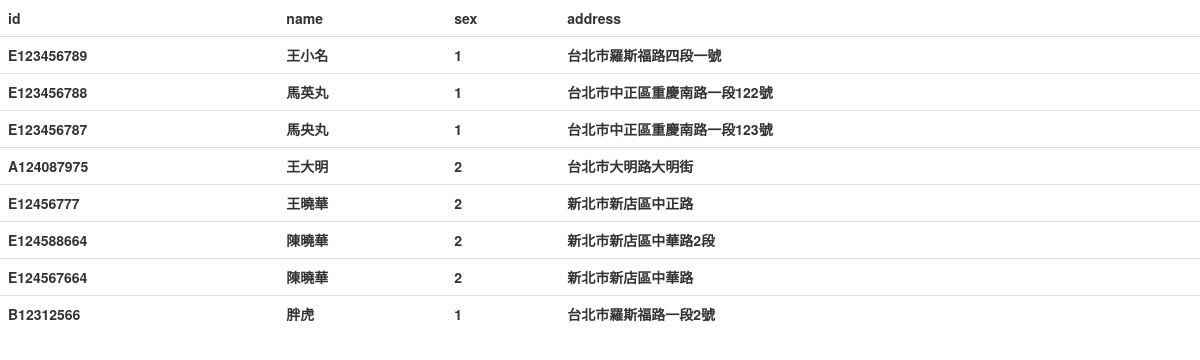
The app's page /web/table.php with its own data.
### tables this page shows
CREATE TABLE `profile` (
  `id` varchar(10) NOT NULL,
  `name` varchar(10) NOT NULL,
  `sex` int(1) NOT NULL,
  `address` varchar(50) NOT NULL,
  PRIMARY KEY  (`id`),
  KEY `name` (`name`,`sex`)
);

### web/table.php (the view, shortened to what this page needs)
<?php
	$link = mysql_connect('localhost',
	'root', 'root');
	$sql = "SELECT * FROM `users`.`profile`";
	$result = mysql_query($sql, $link);
?>
<!DOCTYPE html>
<html>
	<head>
		<link href="css/bootstrap.min.css" rel="stylesheet" media="screen">
	</head>
	<body>
		<table class='table table-hover'>
			<thead>
				<tr>
					<th>id</th>
					<th>name</th>
					<th>sex</th>
					<th>address</th>
				</tr>
			</thead>
			<tbody>
<?php
	while($row = mysql_fetch_array($result, MYSQL_ASSOC)) {
		echo '<tr>';
		echo '<th>'.$row['id'].'</th>';
		echo '<th>'.$row['name'].'</th>';
		echo '<th>'.$row['sex'].'</th>';
		echo '<th>'.$row['address'].'</th>';
		echo '</tr>';
	}
?>
			</tbody>
		</table>
	</body>
</html>

### records on screen
profile: id "E123456789", name "王小名", sex "1", address "台北市羅斯福路四段一號"
profile: id "E123456788", name "馬英丸", sex "1", address "台北市中正區重慶南路一段122號"
profile: id "E123456787", name "馬央丸", sex "1", address "台北市中正區重慶南路一段123號"
profile: id "A124087975", name "王大明", sex "2", address "台北市大明路大明街"
profile: id "E12456777", name "王曉華", sex "2", address "新北市新店區中正路"
profile: id "E124588664", name "陳曉華", sex "2", address "新北市新店區中華路2段"
profile: id "E124567664", name "陳曉華", sex "2", address "新北市新店區中華路"
profile: id "B12312566", name "胖虎", sex "1", address "台北市羅斯福路一段2號"
